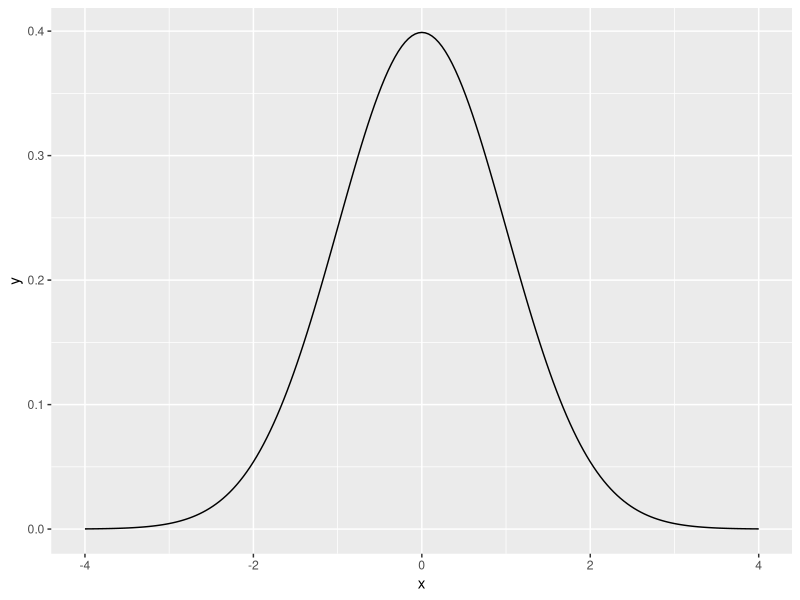
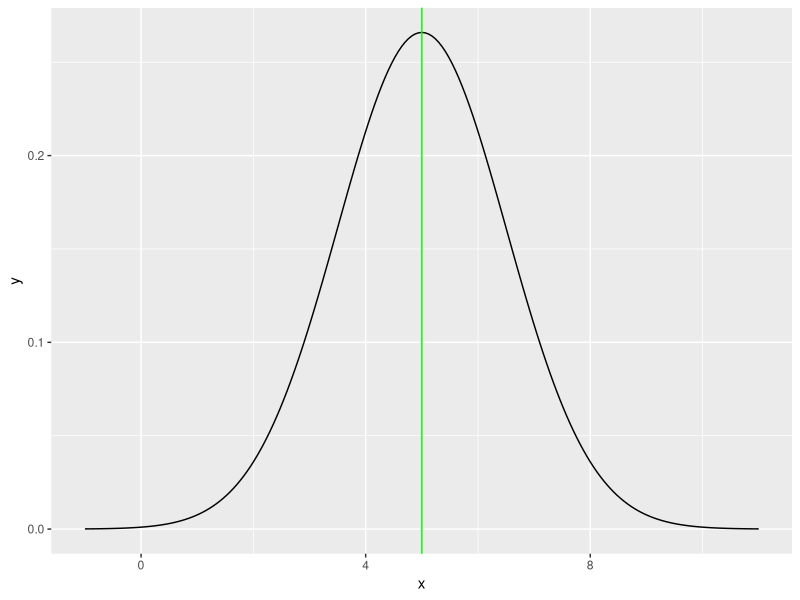
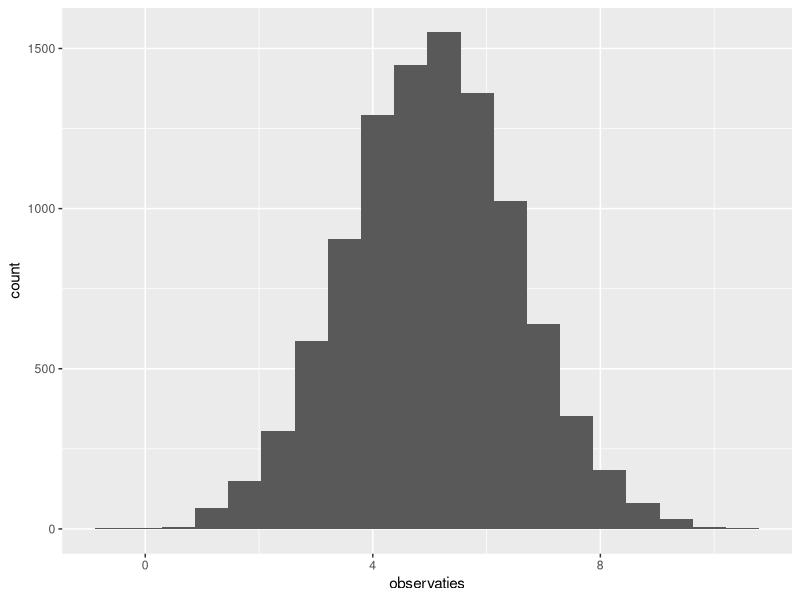
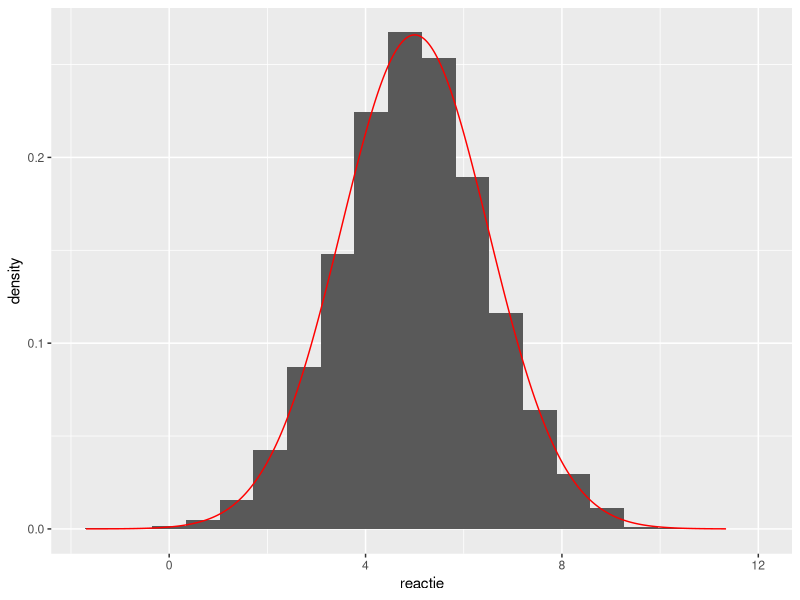
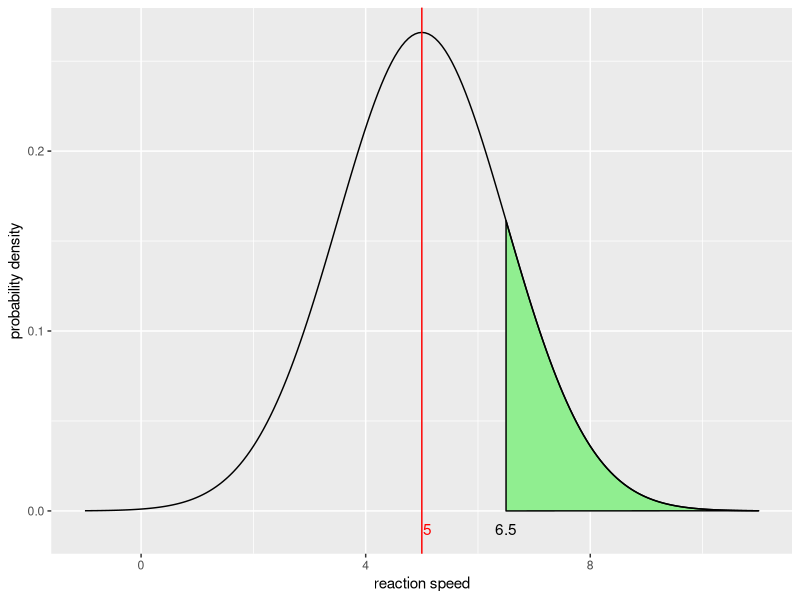
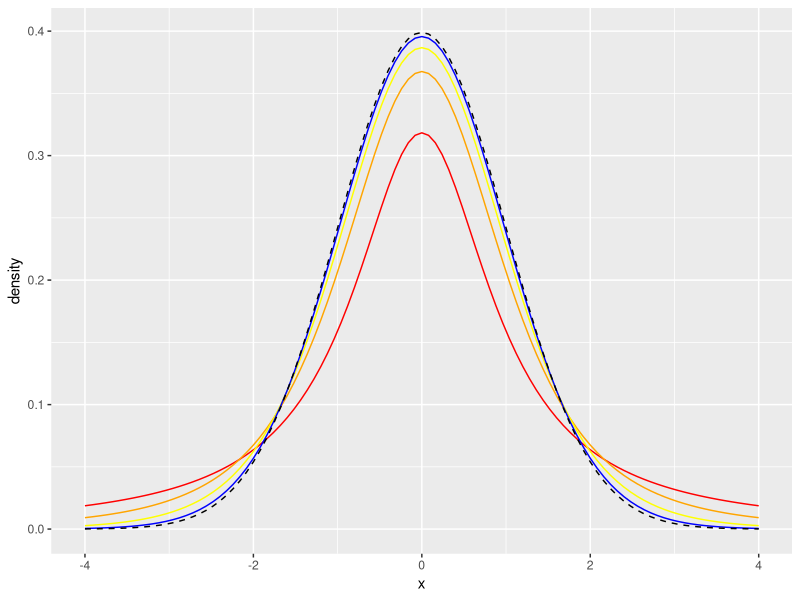

These charts were generated, in order, by the following R code:
## ---- chunk 1
knitr::opts_chunk$set(echo = TRUE)
library(tidyverse)
## ---- chunk 2
# We first create a data frame with the interval of the x-as we want to plot

ggplot(data = data.frame(x = c(-4, 4)), mapping = aes(x)) +
  # Next we plot 201 points of the 'dnorm' function, for the provided arguments
  # (mean 0 and standard deviation 1)
  stat_function(fun = dnorm, n = 201, args = list(mean = 0, sd = 1))
## ---- chunk 3
m <- 5    # mean
s <- 1.5     # Standard deviation

ggplot(data = data.frame(x = c(m-4*s, m+4*s)), mapping = aes(x)) +
  stat_function(fun = dnorm, n = 201, args = list(mean = m, sd = s)) +
  # Plot the mean using a green line
  geom_vline(xintercept = m, color = "green")
## ---- chunk 4
# Generate 10000 random numbers with a normal distribution:
n <- 10000
observaties <- rnorm(n, m, s)

# Plot a histogram
ggplot(mapping = aes(x = observaties)) +
  geom_histogram(bins = 20)
## ---- chunk 5
# Generate 10000 random numbers with a normal distribution:
n <- 10000
observaties <- tibble(reactie = rnorm(n, m, s))

# First plot the observations on the x-axis
ggplot(data = observaties, mapping = aes(x = reactie)) +
  # Plot a histogram of the relative frequencies of the observations
  # ..density.. is a variable that is automatically calculated based on the observations
  geom_histogram(bins = 20, mapping = aes(y = ..density..)) +
  # Finally plot the function `dnorm` (so the Gauu-curve for the normal distribution)
  # with mean `m` and standard deviation `s`
  stat_function(fun = dnorm, n = n, args = list(mean = m, sd = s),
                color = "red")
## ---- chunk 6
m <- 5
s <- 1.5
## ---- chunk 7
# First calculate the z-score
x <- 6.5
z <- (x - m) / s
z
## ---- chunk 8
1-pnorm(z)
1-pnorm(x, m, s)
## ---- chunk 9
# X values in interval that is in our interest
xvals <- seq(from = m-4*s, to = m+4*s, length.out = 201)
# What values are in the interval left of X?
i <- xvals > x
# Theoretical density for these x-values
dist <- dnorm(xvals, mean = m, sd = s)
dx <- dnorm(x, mean = m, sd = s)

ggplot() +
  # Show the area on the right of x and below the Gauss curve in green
  geom_polygon(mapping = aes(
    x = c(x, x,  xvals[i]),
    y = c(0, dx, dist[i])
  ), color = "black", fill = "lightgreen") +
  # Draw the theoretical density function (Gauss curve)
  geom_line(aes(xvals, dist)) +
  
  # Indicate the mean as a red vertical line
  geom_vline(xintercept = m, color = "red") +
  # Adjust the titles of the x- and y-axis
  xlab("reaction speed") + ylab("probability density") +
  # Add text to the plot
  annotate("text", x = x, y = -.01, label = x) +
  annotate("text", x = m+.1, y = -.01, label = m, color = "red")
## ---- chunk 10
    pnorm(4, m, s)
## ---- chunk 11
    1 - pnorm(7, m, s)
## ---- chunk 12
    pnorm(3, m, s)
## ---- chunk 13
    pnorm(6.5, m, s) - pnorm(2, m, s)
## ---- chunk 14
    qnorm(.8, m, s)
## ---- chunk 15
# Step 1
m <- 5.2      # sample mean
s <- 1.5      # standard deviation population
n <- 100      # sample size
alpha <- 0.05 # 1 - alpha is the confidence level
# Step 2
z <- qnorm(1-alpha/2) # why divide by 2?
z
# Step 3: the confidence interval
low  <- m - z * s / sqrt(n)
high <- m + z * s / sqrt(n)
c(low, high)
## ---- chunk 16
# Determine the x-values for which we want to plot the density function
intvl <- tibble(x = seq(-4, 4, length=200))

# Determine the range of x-values for the plot
ggplot(data = intvl ,mapping = aes(x = x)) +
  # Plot the Student-t distribution using 1, 3, 8 and 30 degrees of freedom
  stat_function(fun = dt, args = list(df = 1), color ="red") +
  stat_function(fun = dt, args = list(df = 3), color ="orange") +
  stat_function(fun = dt, args = list(df = 8), color ="yellow") +
  stat_function(fun = dt, args = list(df = 30), color ="blue") +
  # Finally plot the standard normal distribution
  stat_function(fun = dnorm, color = "black", linetype = "dashed") +
  ylab("density")
## ---- chunk 17
# Step 1
m <- 5.2      # sample mean
s <- 1.5      # standard deviation population
n <- 15       # sample size
alpha <- 0.05 # 1 - alpha is the confidence level
# Step 2, but now using the Student t distribution!
t <- qt(1-alpha/2, df = n - 1)
t
# Step 3: the confidence level
low  <- m - t * s / sqrt(n)
high <- m + t * s / sqrt(n)
c(low, high)
## ---- chunk 18
# Step 1.
n <- 100   # sample size
k <- 6     # number of "successes" in the sample
a <- 0.05  # confidence level 95%

p <- k / n # estimation for the percentage of success
q <- 1 - p # estimation for the percentage of fail
c(p, q)    # show the value of p and q

# Step 2. We (again) use the normal distribution
z <- qnorm(1-a/2)

# Step 3.
low <- p - z * sqrt(p*q/n)
high <- p + z * sqrt(p*q/n)
c(low, high)
